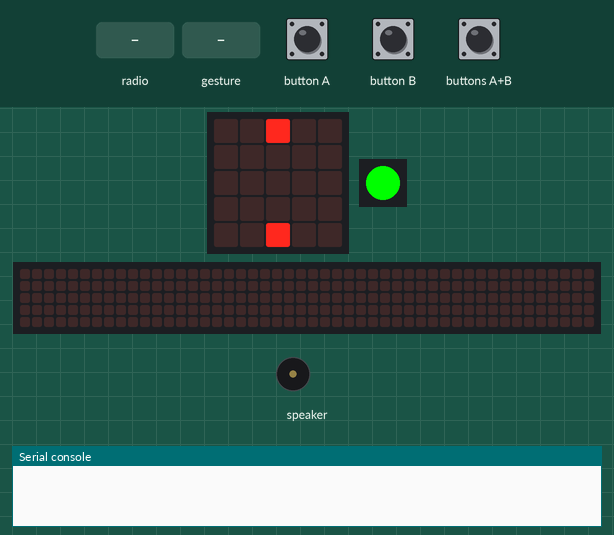
A program run on a simulated Calliope mini (MakeCode). On the bench: the board's 5×5 LED display, 1 RGB LEDs in strip order, left to right, a strip that is not on the board, showing the scrolling text unrolled, buzzer (waves = sounding), the last lines printed to the serial console. The test bench sets the inputs (shaded band). A reset restarts the program; no radio messages arrive unless stated (any console line starting 'radio sent:' is added by the test bench); a tilt is held for 1.5 s and a shake lasts 1 s, then the board lies face up again; the 48×5 strip is a reading aid, not a part: it shows the text the display is scrolling, unrolled, one strip-width of it at a time.

Above: at 1.2 s.
1.3 s: button A pressed for 0.15 s
At 2.4 s:
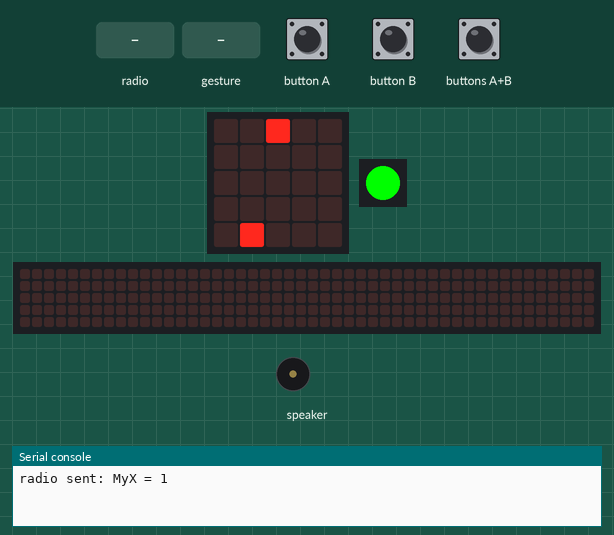
3.0 s: radio message "Win=1" arrives
At 3.07 s:
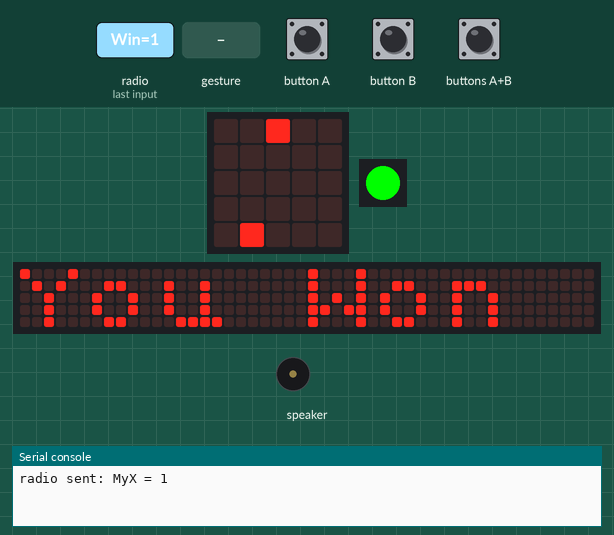
4.9 s: gesture 'shake'
At 6.0 s:
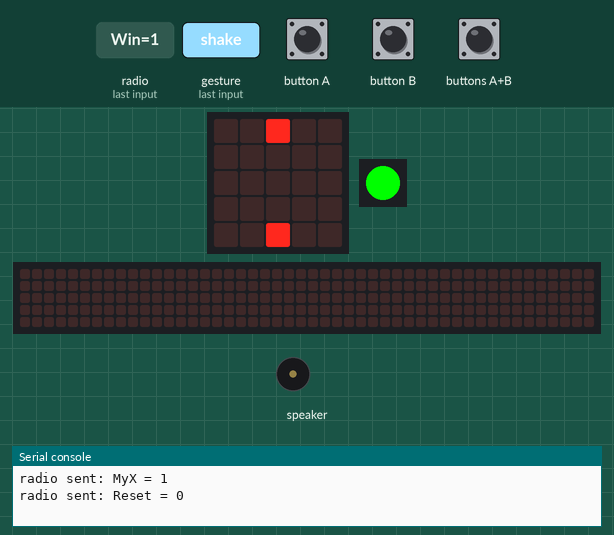
6.9 s: button B pressed for 0.15 s
At 7.9 s:
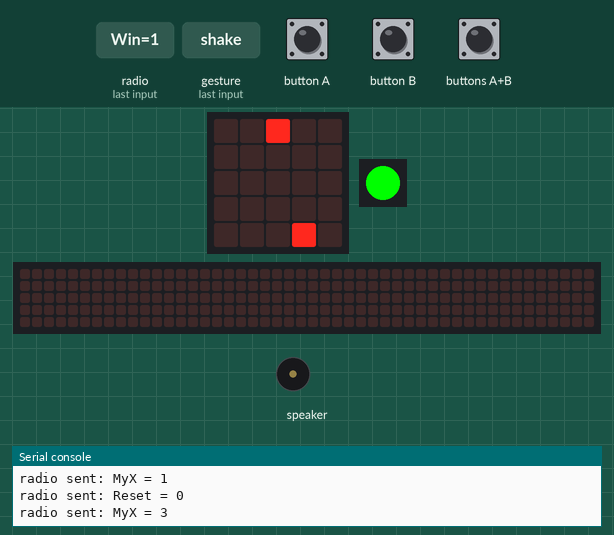
8.6 s: radio message "MyX=1" arrives
At 9.6 s:
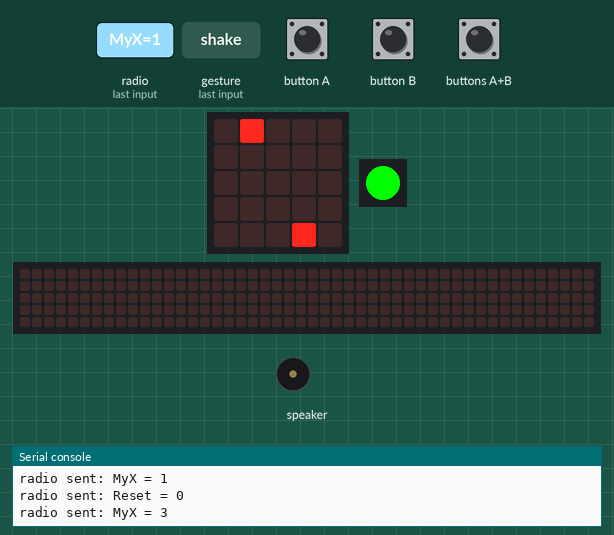
10.2 s: radio message "MyX=0" arrives
At 10.9 s:
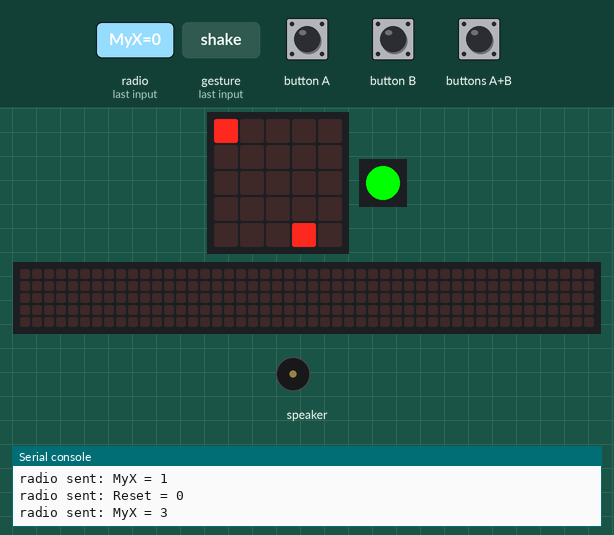
Timing chart, 0 to 12.8 s (numbered marks = the images above; inputs shaded):
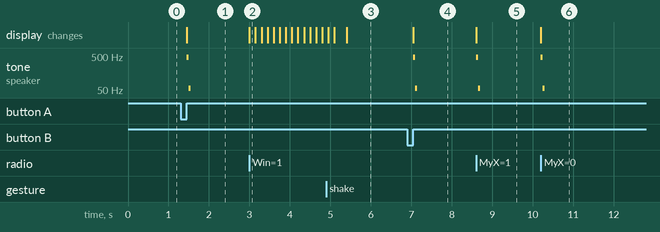

Measured:
- after the input at 1.3 s, tone on speaker: silent → 458 Hz after 0.15 s, → 57 Hz 0.05 s later, → silent 0.05 s later; the display: changes after 0.15 s (image 1)
- after the input at 3.0 s, the display: changes at once (image 2)
- after the input at 4.9 s, the display: first differs from a run without the input after 0.20 s (image 3 shows a later state)
- after the input at 6.9 s, tone on speaker: silent → 458 Hz after 0.15 s, → 57 Hz 0.05 s later, → silent 0.05 s later; the display: changes after 0.15 s (image 4)
- after the input at 8.6 s, tone on speaker: silent → 458 Hz at once, → 57 Hz 0.05 s later, → silent 0.05 s later; the display: changes at once (image 5)
- after the input at 10.2 s, tone on speaker: silent → 458 Hz at once, → 57 Hz 0.05 s later, → silent 0.05 s later; the display: changes at once (image 6)

The program:

main.ts
```typescript
enum RadioMessage {
    message1 = 49434
}
function Win () {
    basic.showString("You Won")
    HisX.delete()
    MyX.delete()
    basic.pause(1000)
    control.reset()
}
input.onButtonEvent(Button.A, input.buttonEventClick(), function () {
    music.play(music.createSoundExpression(WaveShape.Square, 742, 1, 91, 0, 100, SoundExpressionEffect.None, InterpolationCurve.Curve), music.PlaybackMode.InBackground)
    MyX.move(-1)
    radio.sendValue("MyX", MyX.get(LedSpriteProperty.X))
})
input.onButtonEvent(Button.AB, input.buttonEventClick(), function () {
    music.play(music.createSoundExpression(WaveShape.Square, 1600, 1, 255, 0, 300, SoundExpressionEffect.None, InterpolationCurve.Curve), music.PlaybackMode.UntilDone)
    if (MyX.get(LedSpriteProperty.X) == HisX.get(LedSpriteProperty.X)) {
        radio.sendValue("Damage", 1)
    } else {
        radio.sendValue("Damage", 0)
    }
})
input.onButtonEvent(Button.B, input.buttonEventClick(), function () {
    music.play(music.createSoundExpression(WaveShape.Square, 742, 1, 91, 0, 100, SoundExpressionEffect.None, InterpolationCurve.Curve), music.PlaybackMode.InBackground)
    MyX.move(1)
    radio.sendValue("MyX", MyX.get(LedSpriteProperty.X))
})
input.onGesture(Gesture.Shake, function () {
    radio.sendValue("Reset", 0)
    control.reset()
})
radio.onReceivedValue(function (name, value) {
    if ("MyX" == name) {
        music.play(music.createSoundExpression(WaveShape.Square, 742, 1, 91, 0, 100, SoundExpressionEffect.None, InterpolationCurve.Curve), music.PlaybackMode.InBackground)
        HisX.set(LedSpriteProperty.X, value)
    } else if ("Damage" == name) {
        if (value == 1) {
            if (MyX.get(LedSpriteProperty.X) == HisX.get(LedSpriteProperty.X)) {
                Health += -1
                if (Health == 2) {
                    basic.setLedColors(0x00ff00, 0x00ff00, 0xff0000)
                } else if (Health == 1) {
                    basic.setLedColors(0x00ff00, 0xff0000, 0xff0000)
                } else if (Health == 0) {
                    basic.setLedColors(0xff0000, 0xff0000, 0xff0000)
                    Lose()
                }
            }
        }
        music.play(music.createSoundExpression(WaveShape.Sawtooth, 5000, 0, 255, 0, 500, SoundExpressionEffect.None, InterpolationCurve.Linear), music.PlaybackMode.UntilDone)
    } else if ("Win" == name) {
        Win()
    } else if ("Reset" == name) {
        Reset()
    }
})
function Reset () {
    control.reset()
}
function Lose () {
    radio.sendValue("Win", 0)
    basic.showString("Game Over")
    HisX.delete()
    MyX.delete()
    basic.pause(2000)
    control.reset()
}
let Health = 0
let HisX: game.LedSprite = null
let MyX: game.LedSprite = null
let Funk = 169
radio.setGroup(Funk)
MyX = game.createSprite(2, 4)
HisX = game.createSprite(2, 0)
Health = 3
basic.setLedColor(0x00ff00)
```

test.ts
```typescript
// Hier kann man Tests durchführen; diese Datei wird nicht kompiliert, wenn dieses Paket als Erweiterung verwendet wird.
```
